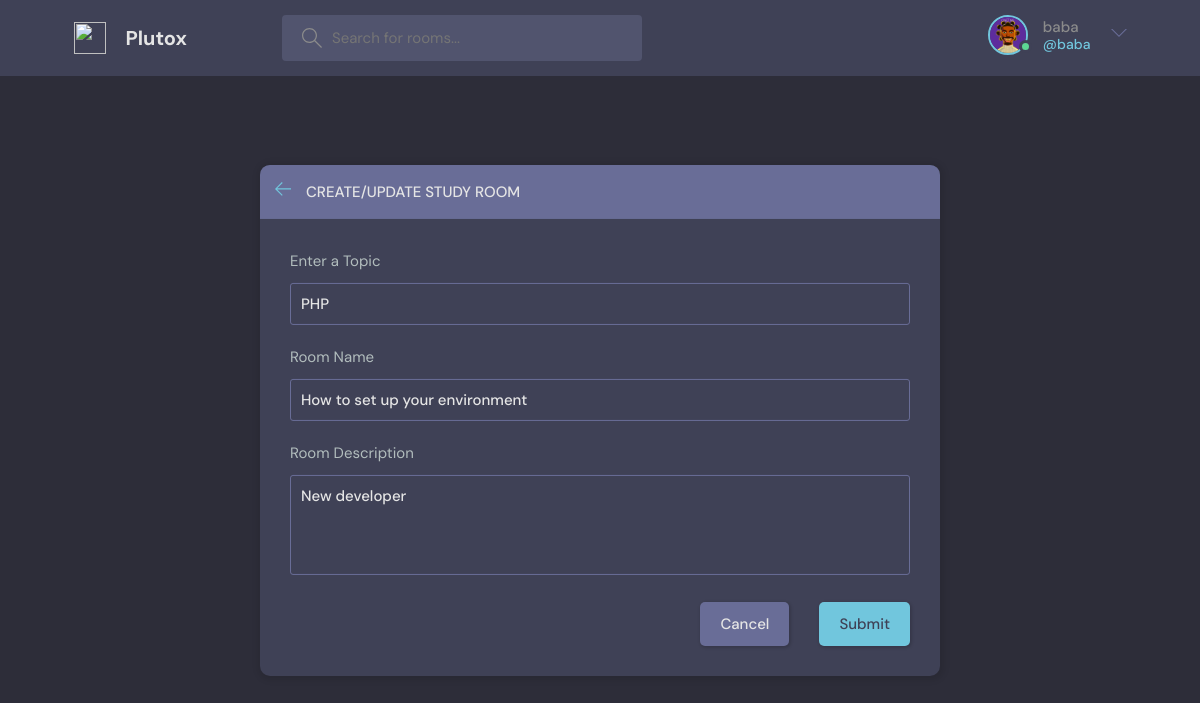
Page /update-room/1/ (signed in) on the committed database.
### base/models.py (models this page shows, shortened)
class User(AbstractUser):
    name =models.CharField(max_length=200, null=True)
    email = models.EmailField(unique=True , null=True)
    username = models.CharField(null=True, blank=True, max_length=255)
    bio = models.TextField(null=True)
    avatar =models.ImageField(
        default= 'avatar.svg ' ,
        null=True,
        blank=True,
        validators=[FileExtensionValidator(['jpg', 'png', 'jpeg' , 'svg'])]
    )
    USERNAME_FIELD = 'email'
    REQUIRED_FIELDS = ['username']

class Room(models.Model):
    host = models.ForeignKey(User,on_delete=models.SET_NULL, null=True)
    topic = models.ForeignKey(Topic,on_delete=models.SET_NULL, null=True)
    name = models.CharField(max_length=200)
    description = models.TextField(null=True, blank=True)
    participants = models.ManyToManyField(User, related_name= 'participants')
    updated = models.DateTimeField(auto_now=True)
    created = models.DateTimeField(auto_now_add=True)
    class Meta:
        ordering = ['-updated','-created']

class Topic (models.Model):
    name = models.CharField(max_length=200)

### base/views.py (the view, shortened to what this page needs)
# urls.py: path('update-room/<str:pk>/', views.updateroom, name="update-room"),
@login_required(login_url='login')
def updateroom(request, pk):
    room = Room.objects.get(id=pk)
    form = RoomFroms(instance=room)
    topics = Topic.objects.all()
    if request.user != room.host:
        return HttpResponse('You are not allowed here!!')
    context ={ 'form': form ,  'topics':topics , 'room':room}
    return render (request, 'base/room_form.html', context)

### base/forms.py
class RoomFroms(ModelForm):
    class Meta:
        model = Room
        fields = '__all__'
        exclude = ['host', 'participants' ]

### templates/base/room_form.html (shortened to what this page needs)
{% extends "main.html" %}
{% block main %}
  <main class="create-room layout">
    <div class="container">
      <div class="layout__box">
        <div class="layout__boxHeader">
          <div class="layout__boxTitle">
            <a href="{% url "home" %}">
              <svg version="1.1" xmlns="http://www.w3.org/2000/svg" width="32" height="32" viewBox="0 0 32 32">
                <title>arrow-left</title>
                <path
                  d="M13.723 2.286l-13.723 13.714 13.719 13.714 1.616-1.611-10.96-10.96h27.625v-2.286h-27.625l10.965-10.965-1.616-1.607z">
                </path>
              </svg>
            </a>
            <h3>Create/Update Study Room</h3>
          </div>
        </div>
        <div class="layout__body">
          <form class="form" action="#" method="POST">
            <div class="form__group">
              <label for="room_topic">Enter a Topic</label>
              <input required type="text"  value="{{room.topic.name}}" name="topic" list="topic-list">
            </div>
            <div class="form__group">
              <label for="room_name">Room Name </label>
              {{form.name}}
            </div>
            <div class="form__group">
              <label for="room_description">Room Description </label>
              {{form.description}}
            </div>
            <div class="form__action">
              <a class="btn btn--dark" href="index.html">Cancel</a>
              <button class="btn btn--main" type="submit">Submit</button>
            </div>
          </form>
        </div>
      </div>
    </div>
  </main>
  {% endblock main %}

### templates/navbar.html (shortened to what this page needs)
{% load static %}
<header class="header header--loggedIn">
  <div class="container">
    <a href="/" class="header__logo">
      <img src="{% static   'images/logo.jpg  ' %}" />
      <h1>Plutox</h1>
    </a>
    <form class="header__search" method="GET" action="{% url "home" %}">
      <label>
        <input  name="q" placeholder="Search for rooms..." />
      </label>
    </form>
    <nav class="header__menu">
      {% if request.user.is_authenticated%}
      <div class="header__user">
        <a href="{% url "update-user" %}">
          <div class="avatar avatar--medium active">
            <img src=" {{request.user.avatar.url}} " />
          </div>
          <p> {{request.user.username}}<span>@{{request.user.username}}</span></p>
        </a>
        <button class="dropdown-button">
          <svg version="1.1" xmlns="http://www.w3.org/2000/svg" width="32" height="32" viewBox="0 0 32 32">
            <title>chevron-down</title>
            <path d="M16 21l-13-13h-3l16 16 16-16h-3l-13 13z"></path>
          </svg>
        </button>
      </div>
      {% else %}
       <a href="{% url "login" %}">
        <img src= "{% static   'images/avatar.svg' %}" />
        <p>Login</p>
      </a>
      {% endif %}
    </nav>
  </div>
</header>

### rows in the picture
User: user.avatar (picture), user.username "baba"
Room: topic "PHP", name "How to set up your environment", description "New developer"
